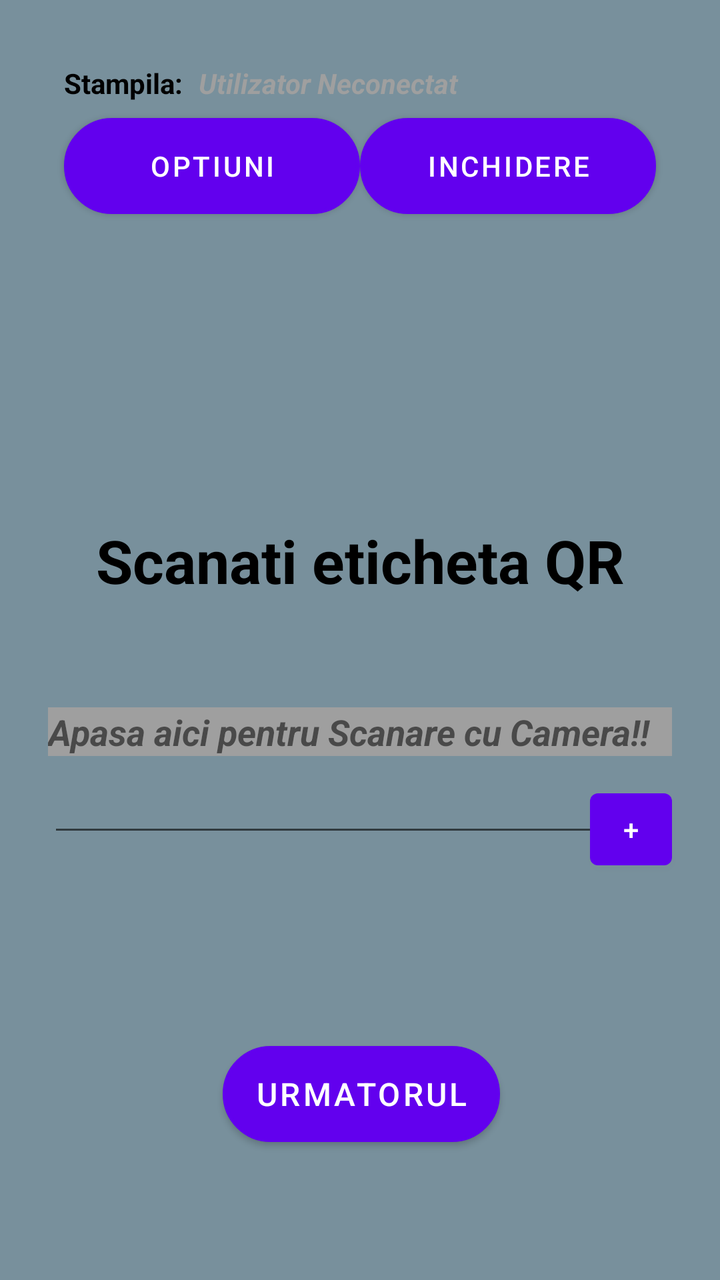
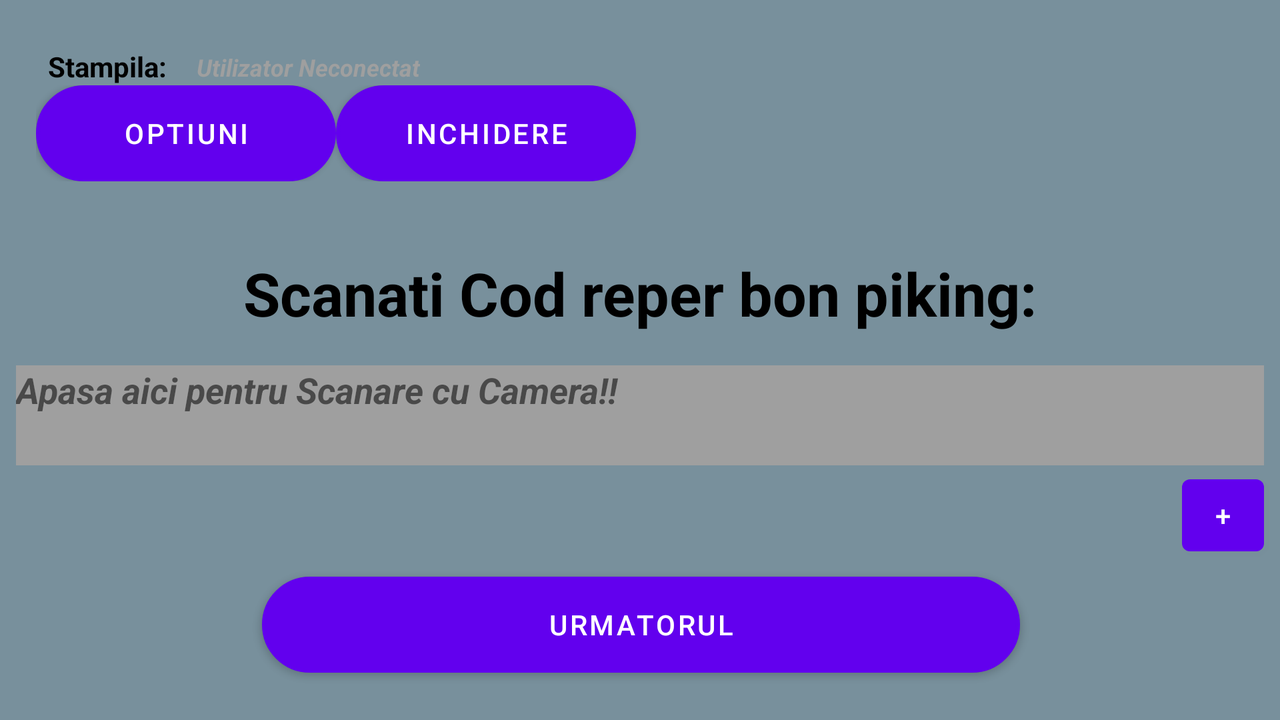

Two renders of one Android screen. The first uses the default layout on a phone; the second uses the alternative layout the repository ships for a different screen configuration, on a matching device. The two XML files are below.
<!-- AndroidManifest.xml: application theme Theme.BasicActivity -->
<!-- res/layout/fragment_first_scan.xml -->
<?xml version="1.0" encoding="utf-8"?>
<androidx.constraintlayout.widget.ConstraintLayout xmlns:android="http://schemas.android.com/apk/res/android"
    xmlns:app="http://schemas.android.com/apk/res-auto"
    xmlns:tools="http://schemas.android.com/tools"
    android:id="@+id/First_Scan_Fragment"
    android:layout_width="match_parent"
    android:layout_height="match_parent"
    android:background="#78909C"
    android:padding="16dp"
    tools:context=".FirstScanFragment">

    

    <TextView
        android:id="@+id/tv_Cod_piking"
        android:layout_width="wrap_content"
        android:layout_height="wrap_content"
        android:layout_marginStart="8dp"
        android:layout_marginTop="100dp"
        android:layout_marginEnd="8dp"
        android:text="Scanati eticheta QR"
        android:textAlignment="center"
        android:textColor="@color/black"
        android:textSize="@dimen/text_title_in_page"
        android:textStyle="bold"
        app:layout_constraintBottom_toTopOf="@+id/tv_cod_reper_scanat"
        app:layout_constraintEnd_toEndOf="parent"
        app:layout_constraintStart_toStartOf="parent"
        app:layout_constraintTop_toBottomOf="@+id/constraintLayout_butoane" />

    <Button
        android:id="@+id/btn_next"
        android:layout_width="wrap_content"
        android:layout_height="wrap_content"
        android:layout_marginStart="131dp"
        android:layout_marginEnd="130dp"
        android:layout_marginBottom="8dp"
        android:background="@drawable/custom_button"
        android:text="@string/next"
        android:textSize="16sp"
        app:layout_constraintBottom_toBottomOf="parent"
        app:layout_constraintEnd_toEndOf="parent"
        app:layout_constraintStart_toStartOf="parent"
        app:layout_constraintTop_toBottomOf="@+id/tv_cod_reper_scanat" />

    <androidx.constraintlayout.widget.ConstraintLayout
        android:id="@+id/constraintLayout_butoane"
        android:layout_width="match_parent"
        android:layout_height="0dp"
        android:layout_marginStart="8dp"
        android:layout_marginTop="8dp"
        android:layout_marginEnd="8dp"
        app:layout_constraintEnd_toEndOf="parent"
        app:layout_constraintStart_toStartOf="parent"
        app:layout_constraintTop_toTopOf="parent">

        <TextView
            android:id="@+id/tv_user"
            android:layout_width="0dp"
            android:layout_height="wrap_content"

            android:layout_marginStart="8dp"
            android:layout_marginEnd="8dp"
            android:text="@string/menu_fragment_user"
            android:textAlignment="viewStart"

            android:textColor="@color/gray"
            android:textSize="14sp"
            android:textStyle="bold|italic"
            app:layout_constraintBaseline_toBaselineOf="@+id/tv_user2"
            app:layout_constraintEnd_toEndOf="parent"
            app:layout_constraintStart_toEndOf="@+id/tv_user2" />

        <TextView
            android:id="@+id/tv_user2"
            android:layout_width="wrap_content"
            android:layout_height="wrap_content"

            android:layout_marginStart="8dp"
            android:layout_marginTop="8dp"
            android:layout_marginBottom="8dp"
            android:text="@string/menu_fragment_stampila"

            android:textAlignment="viewStart"
            android:textColor="@color/black"
            android:textStyle="bold"
            app:layout_constraintBottom_toTopOf="@+id/optiuni"
            app:layout_constraintStart_toStartOf="parent"
            app:layout_constraintTop_toTopOf="parent" />

        <Button
            android:id="@+id/optiuni"
            android:layout_width="0dp"
            android:layout_height="wrap_content"

            android:layout_marginStart="8dp"


            android:background="@drawable/custom_button"
            android:enabled="true"
            android:text="@string/menu_option"
            android:textSize="14sp"
            app:layout_constraintBaseline_toBaselineOf="@+id/inchidere"

            app:layout_constraintEnd_toStartOf="@+id/guideline3"
            app:layout_constraintHorizontal_bias="0.0"
            app:layout_constraintStart_toStartOf="parent" />

        <Button
            android:id="@+id/inchidere"
            android:layout_width="0dp"
            android:layout_height="wrap_content"

            android:layout_marginEnd="8dp"


            android:layout_marginBottom="8dp"
            android:background="@drawable/custom_button"
            android:backgroundTint="@color/orange"
            android:backgroundTintMode="screen"
            android:text="@string/action_sign_in_Inchidere"
            android:textSize="14sp"
            app:layout_constraintBottom_toBottomOf="parent"
            app:layout_constraintEnd_toEndOf="parent"
            app:layout_constraintStart_toStartOf="@+id/guideline3" />

        <androidx.constraintlayout.widget.Guideline
            android:id="@+id/guideline3"
            android:layout_width="wrap_content"
            android:layout_height="wrap_content"
            android:orientation="vertical"
            app:layout_constraintGuide_percent="0.5" />


    </androidx.constraintlayout.widget.ConstraintLayout>

    <TextView
        android:id="@+id/tv_cod_reper_scanat"
        android:layout_width="0dp"
        android:layout_height="wrap_content"
        android:layout_marginStart="8dp"
        android:layout_marginTop="8dp"
        android:layout_marginEnd="8dp"
        android:layout_marginBottom="100dp"
        android:background="@color/gray"
        android:hint="@string/scaneaza_cod_reper_bon_piking"
        android:text="@string/menu_fragment_scan_code"
        android:textAlignment="viewStart"
        android:textSize="18sp"
        android:textStyle="bold|italic"
        app:layout_constraintBottom_toTopOf="@+id/btn_next"
        app:layout_constraintEnd_toEndOf="parent"
        app:layout_constraintStart_toStartOf="parent"
        app:layout_constraintTop_toBottomOf="@+id/tv_Cod_piking" />

    <Button
        android:id="@+id/add"
        android:layout_width="0dp"
        android:layout_height="wrap_content"
        android:minWidth="20dp"
        android:text="+"
        app:layout_constraintBottom_toTopOf="@+id/btn_next"
        app:layout_constraintEnd_toEndOf="@+id/tv_cod_reper_scanat"
        app:layout_constraintTop_toBottomOf="@+id/tv_cod_reper_scanat"
        app:layout_constraintVertical_bias="0.131" />

    <EditText
        android:id="@+id/et_cod_reper_scanat_first"
        android:layout_width="0dp"
        android:layout_height="wrap_content"
        android:layout_marginStart="8dp"
        android:layout_marginTop="8dp"
        android:layout_marginEnd="8dp"
        android:layout_marginBottom="40dp"
        android:ems="10"
        android:focusable="true"
        android:focusableInTouchMode="true"
        android:inputType="textPersonName"
        app:layout_constraintBottom_toTopOf="@+id/btn_next"
        app:layout_constraintEnd_toEndOf="parent"
        app:layout_constraintStart_toStartOf="parent"
        app:layout_constraintTop_toBottomOf="@+id/tv_Cod_piking"
        app:layout_constraintVertical_bias="0.553" />

</androidx.constraintlayout.widget.ConstraintLayout>
<!-- resources referenced by this layout -->
<resources>
  <color name="black">#FF000000</color>
  <color name="gray">#9F9F9F</color>
  <color name="orange">#B1761E</color>
  <dimen name="text_title_in_page">30sp</dimen>
  <!-- drawable custom_button (drawable) -->
  <?xml version="1.0" encoding="utf-8"?>
  <shape xmlns:android="http://schemas.android.com/apk/res/android" android:shape="rectangle">
      <stroke android:color="@color/orange" android:width="2dp"/>
      <corners android:radius="200dp"/>
      <solid android:color="@color/green" />
  </shape>
  <string name="action_sign_in_Inchidere">Inchidere</string>
  <string name="menu_fragment_scan_code">Apasa aici pentru Scanare cu Camera!!</string>
  <string name="menu_fragment_stampila">Stampila:</string>
  <string name="menu_fragment_user">Utilizator Neconectat</string>
  <string name="menu_option">OPTIUNI</string>
  <string name="next">Urmatorul</string>
  <string name="scaneaza_cod_reper_bon_piking">Scaneaza cod reper bon piking!!</string>
  <style name="Theme.BasicActivity" parent="Theme.MaterialComponents.DayNight.DarkActionBar">
          
          <item name="colorPrimary">@color/purple_500</item>
          <item name="colorPrimaryVariant">@color/purple_700</item>
          <item name="colorOnPrimary">@color/white</item>
          
          <item name="colorSecondary">@color/teal_200</item>
          <item name="colorSecondaryVariant">@color/teal_700</item>
          <item name="colorOnSecondary">@color/black</item>
          
          <item name="android:statusBarColor" tools:targetApi="l">?attr/colorPrimaryVariant</item>
          
      </style>
  <color name="green">#075C0A</color>
  <color name="purple_500">#FF6200EE</color>
  <color name="purple_700">#FF3700B3</color>
  <color name="white">#FFFFFFFF</color>
  <color name="teal_200">#FF03DAC5</color>
  <color name="teal_700">#FF018786</color>
</resources>
<!-- res/layout-land/fragment_first_scan.xml (the repository's variant of the layout above) -->
<!-- drawn on the phone turned sideways -->
<?xml version="1.0" encoding="utf-8"?>
<FrameLayout xmlns:android="http://schemas.android.com/apk/res/android"
    xmlns:app="http://schemas.android.com/apk/res-auto"
    xmlns:tools="http://schemas.android.com/tools"
    android:id="@+id/First_Scan_Fragment"
    android:layout_width="match_parent"
    android:layout_height="match_parent"
    tools:context=".FirstScanFragment"
    android:background="#78909C" >

    


    <androidx.constraintlayout.widget.ConstraintLayout
        android:layout_width="match_parent"
        android:layout_height="match_parent">


        <TextView
            android:id="@+id/tv_Cod_piking"
            android:layout_width="0dp"
            android:layout_height="wrap_content"
            android:layout_marginStart="8dp"
            android:layout_marginTop="10dp"
            android:layout_marginEnd="8dp"
            android:text="@string/scanati_cod_reper_bon_piking"
            android:textAlignment="center"
            android:textColor="@color/black"
            android:textSize="@dimen/text_title_in_page"
            android:textStyle="bold"
            app:layout_constraintBottom_toTopOf="@+id/tv_cod_reper_scanat"
            app:layout_constraintEnd_toEndOf="parent"
            app:layout_constraintStart_toStartOf="parent"
            app:layout_constraintTop_toBottomOf="@+id/constraintLayout_butoane" />

        <Button
            android:id="@+id/btn_next"
            android:layout_width="match_parent"
            android:layout_height="wrap_content"
            android:layout_marginStart="131dp"
            android:layout_marginEnd="130dp"
            android:layout_marginBottom="8dp"
            android:background="@drawable/custom_button"
            android:text="@string/next"
            app:layout_constraintBottom_toBottomOf="parent"
            app:layout_constraintEnd_toEndOf="parent"
            app:layout_constraintStart_toStartOf="parent"
            app:layout_constraintTop_toBottomOf="@+id/tv_cod_reper_scanat" />

        <androidx.constraintlayout.widget.ConstraintLayout
            android:id="@+id/constraintLayout_butoane"
            android:layout_width="match_parent"
            android:layout_height="wrap_content"
            android:layout_marginStart="8dp"
            android:layout_marginTop="8dp"
            android:layout_marginEnd="8dp"
            app:layout_constraintBottom_toTopOf="@+id/tv_Cod_piking"
            app:layout_constraintEnd_toEndOf="parent"
            app:layout_constraintHorizontal_bias="1.0"
            app:layout_constraintStart_toStartOf="parent"
            app:layout_constraintTop_toTopOf="parent">

            <TextView
                android:id="@+id/tv_user"
                android:layout_width="wrap_content"
                android:layout_height="wrap_content"

                android:layout_marginStart="12dp"
                android:layout_marginEnd="239dp"
                android:layout_marginBottom="1dp"

                android:text="@string/menu_fragment_user"
                android:textAlignment="viewStart"
                android:textColor="@color/gray"
                android:textSize="12sp"
                android:textStyle="bold|italic"
                app:layout_constraintBottom_toTopOf="@+id/linearLayout"
                app:layout_constraintEnd_toEndOf="parent"
                app:layout_constraintHorizontal_bias="0.016"
                app:layout_constraintStart_toEndOf="@+id/tv_user2"
                app:layout_constraintTop_toTopOf="parent"
                app:layout_constraintVertical_bias="1.0" />

            <TextView
                android:id="@+id/tv_user2"
                android:layout_width="wrap_content"
                android:layout_height="wrap_content"

                android:layout_marginStart="16dp"

                android:text="@string/menu_fragment_stampila"
                android:textAlignment="viewStart"
                android:textStyle="bold"
                android:textColor="@color/black"
                app:layout_constraintBottom_toTopOf="@+id/linearLayout"
                app:layout_constraintStart_toStartOf="parent"
                app:layout_constraintTop_toTopOf="parent" />

            <LinearLayout
                android:id="@+id/linearLayout"
                android:layout_width="match_parent"
                android:layout_height="wrap_content"


                android:orientation="horizontal"
                android:paddingStart="10dp"
                android:paddingBottom="10dp"

                app:layout_constraintTop_toBottomOf="@+id/tv_user2">

                <Button
                    android:id="@+id/login"
                    android:layout_width="150dp"
                    android:layout_height="wrap_content"
                    android:background="@drawable/custom_button"
                    android:enabled="true"
                    android:text="@string/menu_option" />

                <Button
                    android:id="@+id/inchidere"
                    android:layout_width="150dp"
                    android:layout_height="wrap_content"
                    android:background="@drawable/custom_button"
                    android:enabled="true"
                    android:text="@string/action_sign_in_Inchidere" />
            </LinearLayout>

        </androidx.constraintlayout.widget.ConstraintLayout>

        <TextView
            android:id="@+id/tv_cod_reper_scanat"
            android:layout_width="match_parent"
            android:layout_height="@dimen/text_input_field"
            android:layout_marginStart="8dp"
            android:layout_marginEnd="8dp"
            android:layout_marginBottom="40dp"
            android:background="@color/gray"
            android:hint="@string/scaneaza_cod_reper_bon_piking"
            android:text="@string/menu_fragment_scan_code"
            android:textAlignment="viewStart"
            android:textSize="18sp"
            android:textStyle="bold|italic"
            app:layout_constraintBottom_toTopOf="@+id/btn_next"
            app:layout_constraintEnd_toEndOf="parent"
            app:layout_constraintHorizontal_bias="0.0"
            app:layout_constraintStart_toStartOf="parent"
            app:layout_constraintTop_toBottomOf="@+id/tv_Cod_piking" />
        <Button
            android:id="@+id/add"
            android:layout_width="0dp"
            android:layout_height="wrap_content"
            android:minWidth="20dp"
            android:text="+"
            app:layout_constraintBottom_toTopOf="@+id/btn_next"
            app:layout_constraintEnd_toEndOf="@+id/tv_cod_reper_scanat"
            app:layout_constraintTop_toBottomOf="@+id/tv_cod_reper_scanat"
            app:layout_constraintVertical_bias="0.131" />


    </androidx.constraintlayout.widget.ConstraintLayout>

</FrameLayout>
<!-- resources referenced by the variant -->
<!-- as the phone turned sideways resolves them -->
<resources>
  <color name="black">#FF000000</color>
  <color name="gray">#9F9F9F</color>
  <dimen name="text_input_field">50dp</dimen>
  <dimen name="text_title_in_page">30sp</dimen>
  <!-- drawable custom_button (drawable) -->
  <?xml version="1.0" encoding="utf-8"?>
  <shape xmlns:android="http://schemas.android.com/apk/res/android" android:shape="rectangle">
      <stroke android:color="@color/orange" android:width="2dp"/>
      <corners android:radius="200dp"/>
      <solid android:color="@color/green" />
  </shape>
  <string name="action_sign_in_Inchidere">Inchidere</string>
  <string name="menu_fragment_scan_code">Apasa aici pentru Scanare cu Camera!!</string>
  <string name="menu_fragment_stampila">Stampila:</string>
  <string name="menu_fragment_user">Utilizator Neconectat</string>
  <string name="menu_option">OPTIUNI</string>
  <string name="next">Urmatorul</string>
  <string name="scanati_cod_reper_bon_piking">Scanati Cod reper bon piking:</string>
  <string name="scaneaza_cod_reper_bon_piking">Scaneaza cod reper bon piking!!</string>
  <style name="Theme.BasicActivity" parent="Theme.MaterialComponents.DayNight.DarkActionBar">
          
          <item name="colorPrimary">@color/purple_500</item>
          <item name="colorPrimaryVariant">@color/purple_700</item>
          <item name="colorOnPrimary">@color/white</item>
          
          <item name="colorSecondary">@color/teal_200</item>
          <item name="colorSecondaryVariant">@color/teal_700</item>
          <item name="colorOnSecondary">@color/black</item>
          
          <item name="android:statusBarColor" tools:targetApi="l">?attr/colorPrimaryVariant</item>
          
      </style>
  <color name="orange">#B1761E</color>
  <color name="green">#075C0A</color>
  <color name="purple_500">#FF6200EE</color>
  <color name="purple_700">#FF3700B3</color>
  <color name="white">#FFFFFFFF</color>
  <color name="teal_200">#FF03DAC5</color>
  <color name="teal_700">#FF018786</color>
</resources>
